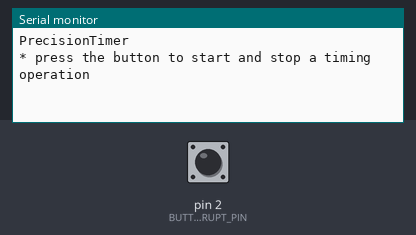
Recording of a sketch running on a simulated Arduino Uno, built with avr-gcc and run on an emulated ATmega328P. Shown: the last lines printed to the serial monitor. Inputs (shaded band) come from the test bench; at power-on: pin 2 (BUTTON_INTERRUPT_PIN) HIGH.

Above: at 1.4 s.
1.5 s: pin 2 (BUTTON_INTERRUPT_PIN) pulled LOW for 0.15 s
At 2.1 s:
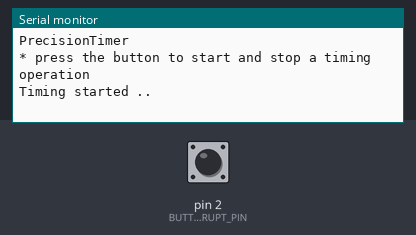
3.1 s: pin 2 (BUTTON_INTERRUPT_PIN) pulled LOW for 1 s
At 3.5 s:
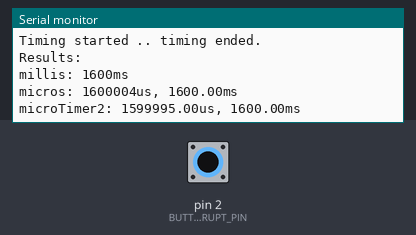

The sketch:

PrecisionTimer.ino
```cpp
/*

  PrecisionTimer
  Comparing the precision and constraints of various methods for timing an operation with an Atmega328.

  For info and circuit diagrams see https://github.com/tardate/LittleArduinoProjects/tree/main/playground/PrecisionTimer

 */

#include "MicroTimer2.h"

const uint8_t BUTTON_INTERRUPT_PIN = 2;
bool button_pressed = false;


unsigned long millis_start;
unsigned long millis_stop;
unsigned long micros_start;
unsigned long micros_stop;
float micro2_start;
float micro2_stop;

/*
 * Command: one-time setup
 */
void setup() {
  Serial.begin(115200);
  enableIntA();

  Serial.println("PrecisionTimer");
  Serial.println("* press the button to start and stop a timing operation");
}


/*
 * Command: main loop
 */
void loop() {
  static bool running = false;

  if (button_pressed) {
    if (running) {
      // end timing run
      stopTimers();
      reportTiming();
      running = false;
    } else {
      // start timing run
      startTimers();
      running = true;
    }
    // reset the button
    delay(500);
    button_pressed = false;
  }
}


/*
 * Command: start timers and record the start count
 */
void startTimers() {
  millis_start = millis();
  micros_start = micros();
  micro2_start = microTimer2.micros();

  Serial.print("Timing started .. ");
}


/*
 * Command: stop timers and record the end count
 */
void stopTimers() {
  millis_stop = millis();
  micros_stop = micros();
  micro2_stop = microTimer2.micros();

  Serial.println("timing ended.");
}


/*
 * Command: report timing results for he various methods
 */
void reportTiming(){
  Serial.println("Results:");

  Serial.print("millis: ");
  Serial.print(millis_stop - millis_start);
  Serial.println("ms");

  Serial.print("micros: ");
  Serial.print(micros_stop - micros_start);
  Serial.print("us, ");
  Serial.print((float)(micros_stop - micros_start)/1000);
  Serial.println("ms");

  Serial.print("microTimer2: ");
  Serial.print(micro2_stop - micro2_start);
  Serial.print("us, ");
  Serial.print((float)(micro2_stop - micro2_start)/1000);
  Serial.println("ms");

}


/*
 * Command: enable hardware interrupt from button
 */
void enableIntA() {
  pinMode(BUTTON_INTERRUPT_PIN, INPUT_PULLUP);
  delay(200);
  attachInterrupt(digitalPinToInterrupt(BUTTON_INTERRUPT_PIN), handleButtonInterrupt, FALLING);
}


/*
 * Command: button interrupt handler
 */
void handleButtonInterrupt() {
  if (!button_pressed) {
    button_pressed = true;
  }
}
```

MicroTimer2.cpp
```cpp
#include "MicroTimer2.h"


MicroTimer2 microTimer2;


// Handle Timer2 overflow. this will occur every 128us
ISR(TIMER2_OVF_vect) {
  microTimer2.increment_overflow_count();
}


MicroTimer2::MicroTimer2() {
  _overflow_count = 0;
  _total_count = 0;
  _started = false;
}


void MicroTimer2::enable() {
  if (_started) return;

  _initial_tccr2a = TCCR2A;
  _initial_tccr2b = TCCR2B;

  // set normal Waveform Generation Mode, OC0A and OC0B disconnected
  TCCR2A = 0;
  TCCR2B = _BV(CS21);

  enable_overflow_interrupt();
  reset();

  _started = true;
}


void MicroTimer2::disable(){
  if (!_started) return;

  disable_overflow_interrupt();
  TCCR2A = _initial_tccr2a;
  TCCR2B = _initial_tccr2b;

  _started = false;
}


unsigned long MicroTimer2::get_count() {
  enable();
  pause();
  _total_count = _overflow_count * 0x100 + TCNT2;
  resume();
  return _total_count;
}


float MicroTimer2::micros() {
  return get_count()/2.0;
}


void MicroTimer2::reset() {
  pause();
  _overflow_count = 0;
  _total_count = 0;
  TCNT2 = 0;
  reset_overflow_flag();
  resume();
}


inline void MicroTimer2::pause() {
  _paused_SREG = SREG;
  noInterrupts();
}


inline void MicroTimer2::resume() {
  SREG = _paused_SREG;
}


inline void MicroTimer2::increment_overflow_count() {
  ++_overflow_count;
}


inline void MicroTimer2::reset_overflow_flag() {
  TIFR2 |= _BV(TOV2);
}


inline void MicroTimer2::enable_overflow_interrupt() {
  TIMSK2 |= _BV(TOIE2);
}


inline void MicroTimer2::disable_overflow_interrupt() {
  TIMSK2 &= ~(_BV(TOIE2));
}
```

MicroTimer2.h
```cpp
#pragma once

#include <Arduino.h>

class MicroTimer2 {
  public:
    MicroTimer2();

    /*
     * Command: enables the timer.
     * This configures Timer2 and will prevent other Timer2-based features from working.
     * Invoked implicitly with a call to micros().
     */
    void enable();
    /*
     * Command: disables the timer.
     * This resets Timer2 configuration so it may be used by other features.
     */
    void disable();

    /*
     * Returns: current count in microseconds, with a precision of 0.5µs.
     */
    float micros();

    /*
     * Command: disables the timer
     * This resets Timer2 configuration so it may be used by other features.
     */
    void reset();

    /*
     * Command: increments overflow count.
     * Used by the overflow interrupt service routine.
     */
    void increment_overflow_count();

  private:

    volatile unsigned long _overflow_count;
    unsigned long _total_count;
    bool _started;

    byte _initial_tccr2a;
    byte _initial_tccr2b;
    byte _paused_SREG;

    /*
     * Command: stops interrupts
     */
    void pause();
    /*
     * Command: re-enables interrupts
     */
    void resume();

    /*
     * Returns: current raw count of 0.5µs increments.
     */
    unsigned long get_count();

    void reset_overflow_flag();
    void enable_overflow_interrupt();
    void disable_overflow_interrupt();

};

extern MicroTimer2 microTimer2; // gobal singleton for this class
```

Measured:
- after the input at 1.5 s, the serial monitor: prints a new line at once (image 1)
- after the input at 3.1 s, the serial monitor: prints a new line at once (image 2)
